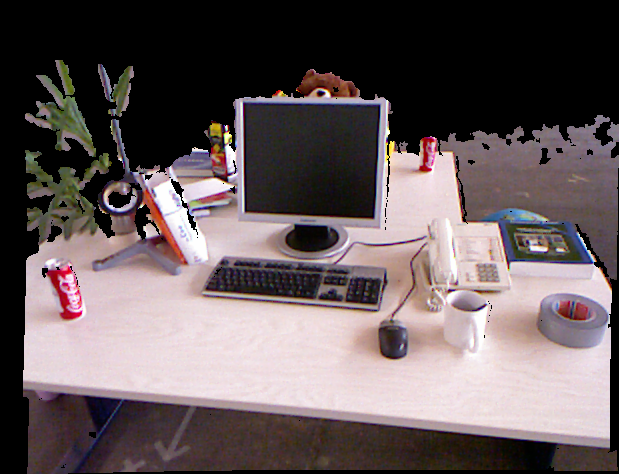
//> input picture new imageg.png, 619 x 474 px
$ ./fangshe 'new imageg.png' 1.png 1.png   (built with g++ and OpenCV 4)
//> lines starting //> are read from the running program, lines starting //| are printed output that depends on the picture
### functions.h
#ifndef lzy_functions
#define lzy_functions
#include <iostream>
#include <opencv2/core/core.hpp>
#include <opencv2/features2d/features2d.hpp>
#include <opencv2/highgui/highgui.hpp>
#include <opencv2/calib3d/calib3d.hpp>
#include <Eigen/Core>
#include <fstream>
#include <opencv2/opencv.hpp>
#include <list>
#include <chrono>
#include <cmath>


using namespace std;
using namespace cv;
using namespace Eigen;


void find_feature_matches (
    const Mat& img_1, const Mat& img_2,
    std::vector<KeyPoint>& keypoints_1,
    std::vector<KeyPoint>& keypoints_2,
    std::vector< DMatch >& matches );

void pose_estimation_2d2d (
   const  std::vector<KeyPoint> & keypoints_1,
    const std::vector<KeyPoint> & keypoints_2,
    const std::vector< DMatch > & matches,
    Mat& R, Mat& t );

class imgdata
{
public:
  int row;
  int col;
  Eigen::Vector3d pixel;
};

class img_3d_data
{
public:
  Eigen::Vector3d position;
  Eigen::Vector3d pixel;
};


void foretest (const Mat& img_1) ;
void wraptest ( const Mat& img_1 );
vector<imgdata> get_img_data ( const Mat& img_1);

//process of calculation
vector<img_3d_data> get_3d_points ( const Mat& K,
		     const Mat& img_1,
		     const Mat& depth );

Point2d pixel2cam ( const Point2d& p, const Mat& K );

Point2d cam2pixel ( const Mat& K, const Vector3d& p_c );

vector<img_3d_data> calculate_new_point_xyz_rgb( const Mat& R, const Mat& t, const vector<img_3d_data>& point_xyz_rgb );


vector<imgdata> reget_2d_points ( const Mat& K,
		       const vector<img_3d_data>& new_point_xyz_rgb );

//in progress


void draw_new_image(const vector<imgdata>& imgdataset, int flag);


#endif

### functions.cpp
#include "functions.h"


vector<img_3d_data> calculate_new_point_xyz_rgb( const Mat& R, const Mat& t, const vector<img_3d_data>& point_xyz_rgb )
{
//   cv:waitKey(0);
  vector<img_3d_data> new_point_xyz_rgb;

  for ( img_3d_data pt:point_xyz_rgb )
  {
    img_3d_data new_pixel;

    Mat xyz = ( Mat_<double> ( 3,1 ) << pt.position[0], pt.position[1], pt.position[2] );
    Mat new_xyz = (R.t()*xyz)-t/5000;
//     cout << endl << new_xyz << " is the new 3d position." << endl;
//     waitKey(0);
//     Mat new_xyz = R*xyz+t;
    new_pixel.pixel = pt.pixel;
    new_pixel.position = Vector3d( new_xyz.at<double>(0,0),
						      new_xyz.at<double>(1,0),
						      new_xyz.at<double>(2,0));
    new_point_xyz_rgb.push_back(new_pixel);
  }

  return new_point_xyz_rgb;
}


vector<imgdata> reget_2d_points ( const Mat& K, const vector<img_3d_data>& new_point_xyz_rgb )
{

  vector<imgdata> new_point_uv_rgb;
  for ( img_3d_data pt:new_point_xyz_rgb )
  {
    imgdata new_pt;
    Point2d pt_uv;
    pt_uv = cam2pixel( K, pt.position );

    new_pt.row = pt_uv.x;
    new_pt.col = pt_uv.y;
    new_pt.pixel = pt.pixel;
    new_point_uv_rgb.push_back(new_pt);
  }
  return new_point_uv_rgb;
}

vector<img_3d_data> get_3d_points ( const Mat& K, const Mat& img_1, const Mat& depth )
{
   vector<img_3d_data> point_xyz_rgb;
  ushort mindep =10000;

  for (int row = 0; row<img_1.rows; row++)
    {
      for(int col = 0; col<img_1.cols; col++)
      {
	ushort dtest = depth.at<ushort>(row,col);

	     if ( dtest<100   )   // bad depth
            continue;
	if ( dtest<mindep )
	  mindep = dtest;
      }
    }
    cout << "min" << mindep << endl;

  for (int row = 0; row<img_1.rows; row++)
    {
      for(int col = 0; col<img_1.cols; col++)
      {
// 	 ushort d1 = depth.ptr<unsigned short> (col)[row];
	 ushort d1 = depth.at<ushort>(row,col);
// 	  if ( d1==0 )   // bad depth
	     if ( d1<100 || d1>5*mindep  )   // bad depth
            continue;

	  Point2d pixel_uv (row, col);
	  Point2d pixel_camera = pixel2cam ( pixel_uv, K );
	  double dd1 = double ( d1 ) /5000.0;

	  Vector3d pos ( pixel_camera.x*dd1, pixel_camera.y*dd1, dd1 );
	  img_3d_data pixel3ddata;
	  pixel3ddata.position = pos;
	  pixel3ddata.pixel = Vector3d(
	    img_1.at<Vec3b>(row, col)[0],
	    img_1.at<Vec3b>(row, col)[1],
	    img_1.at<Vec3b>(row, col)[2]);

	  point_xyz_rgb.push_back(pixel3ddata);
      }
    }
  cout << "3d extraction success" << endl;

  //test
  vector<imgdata> testdata;


 for (int row = 0; row<img_1.rows; row++)
    {
      for(int col = 0; col<img_1.cols; col++)
      {
// 	 ushort d1 = depth.ptr<unsigned short> (col)[row];
	 ushort d1 = depth.at<ushort>(row,col);
	  if ( d1<100 || d1>5*mindep )   // bad depth
	    continue;
	 imgdata testpixel;
	 testpixel.row = row;
	 testpixel.col = col;
	 testpixel.pixel = Vector3d(
	    img_1.at<Vec3b>(row, col)[0],
	    img_1.at<Vec3b>(row, col)[1],
	    img_1.at<Vec3b>(row, col)[2]);

	 testdata.push_back(testpixel);
      }
    }

    draw_new_image(testdata,0);
    cv::waitKey(0);

    return point_xyz_rgb;
}


// [89 lines left out: functions foretest, wraptest, not called in this run]


vector<imgdata> get_img_data ( const Mat& img_1 )
{
  vector<imgdata> imgdataset;


    for (int row = 0; row<img_1.rows; row++)
    {
      for(int col = 0; col<img_1.cols; col++)
      {
	imgdata pixeldata;
	pixeldata.row = row;
	pixeldata.col = col;
	pixeldata.pixel[0] = img_1.at<Vec3b>(row,col)[0];
	pixeldata.pixel[1] = img_1.at<Vec3b>(row,col)[1];
	pixeldata.pixel[2] = img_1.at<Vec3b>(row,col)[2];

	imgdataset.push_back(pixeldata);

      }
    }

  return imgdataset;
}

void draw_new_image(const vector< imgdata >& imgdataset, int flag)
{

  int rowmax = 0;
  int colmax = 0;
  for (auto pixel:imgdataset)
  {
    if(pixel.row>rowmax)
      rowmax = pixel.row;
    if(pixel.col>colmax)
      colmax = pixel.col;
  }

  Mat newimage(rowmax+1, colmax+1, CV_8UC3, Scalar(0,0,0));

    for (imgdata pixel:imgdataset)
  {
	newimage.at<Vec3b>(pixel.row,pixel.col)[0] = pixel.pixel[0];
	newimage.at<Vec3b>(pixel.row,pixel.col)[1] = pixel.pixel[1];
	newimage.at<Vec3b>(pixel.row,pixel.col)[2] = pixel.pixel[2];
  }

 string str = "new image";
  str+=rand();
  imshow(str, newimage);
  string write = str+".png";
  imwrite(write, newimage);

  if (flag==1)
  {
    str+=" after optimization";

    for(int times=0;times<10;times++)
    {
  for ( int row=1; row<newimage.rows-1; row++ )
  {
    for ( int col=1; col<newimage.cols-1; col++ )
    {
      if( newimage.at<Vec3b>(row,col)[0]==0
	&&newimage.at<Vec3b>(row,col)[1]==0
	&&newimage.at<Vec3b>(row,col)[2]==0)
      {
	for (int i=-1;i<2;i++)
	{
	  for(int j=-1;j<2;j++)
	  {
	    newimage.at<Vec3b>(row,col)[0] += newimage.at<Vec3b>(row+i,col+j)[0]/24;
	    newimage.at<Vec3b>(row,col)[1] += newimage.at<Vec3b>(row+i,col+j)[1]/24;
	    newimage.at<Vec3b>(row,col)[2] += newimage.at<Vec3b>(row+i,col+j)[2]/24;
	  }
	}
	for (int i=-2;i<3;i++)
	{
	  for(int j=-2;j<3;j++)
	  {
	    newimage.at<Vec3b>(row,col)[0] += newimage.at<Vec3b>(row+i,col+j)[0]/36;
	    newimage.at<Vec3b>(row,col)[1] += newimage.at<Vec3b>(row+i,col+j)[1]/36;
	    newimage.at<Vec3b>(row,col)[2] += newimage.at<Vec3b>(row+i,col+j)[2]/36;
	  }
	}
      }
    }
  }
    }

  imshow(str, newimage);
  string write2 = str+".png";
  imwrite(write2, newimage);
  }
}

Point2d pixel2cam ( const Point2d& p, const Mat& K )
{
    return Point2d
           (
               ( p.x - K.at<double> ( 0,2 ) ) / K.at<double> ( 0,0 ),
               ( p.y - K.at<double> ( 1,2 ) ) / K.at<double> ( 1,1 )
           );
}

Point2d cam2pixel ( const Mat& K, const Vector3d& p_c )
{
    return Point2d (
               K.at<double> ( 0,0 ) * p_c ( 0,0 ) / p_c ( 2,0 ) + K.at<double> ( 0,2 ),
               K.at<double> ( 1,1 ) * p_c ( 1,0 ) / p_c ( 2,0 ) + K.at<double> ( 1,2 )
           );
}

void find_feature_matches ( const Mat& img_1, const Mat& img_2,
                            std::vector<KeyPoint>& keypoints_1,
                            std::vector<KeyPoint>& keypoints_2,
                            std::vector< DMatch >& matches )
{
    //-- 初始化
    Mat descriptors_1, descriptors_2;
    // used in OpenCV3
    Ptr<FeatureDetector> detector = ORB::create();
    Ptr<DescriptorExtractor> descriptor = ORB::create();
    // use this if you are in OpenCV2
    // Ptr<FeatureDetector> detector = FeatureDetector::create ( "ORB" );
    // Ptr<DescriptorExtractor> descriptor = DescriptorExtractor::create ( "ORB" );
    Ptr<DescriptorMatcher> matcher  = DescriptorMatcher::create ( "BruteForce-Hamming" );
    //-- 第一步:检测 Oriented FAST 角点位置
    detector->detect ( img_1,keypoints_1 );
    detector->detect ( img_2,keypoints_2 );

    //-- 第二步:根据角点位置计算 BRIEF 描述子
    descriptor->compute ( img_1, keypoints_1, descriptors_1 );
    descriptor->compute ( img_2, keypoints_2, descriptors_2 );

    //-- 第三步:对两幅图像中的BRIEF描述子进行匹配，使用 Hamming 距离
    vector<DMatch> match;
    //BFMatcher matcher ( NORM_HAMMING );
    matcher->match ( descriptors_1, descriptors_2, match );

    //-- 第四步:匹配点对筛选
    double min_dist=10000, max_dist=0;

    //找出所有匹配之间的最小距离和最大距离, 即是最相似的和最不相似的两组点之间的距离
    for ( int i = 0; i < descriptors_1.rows; i++ )
    {
        double dist = match[i].distance;
        if ( dist < min_dist ) min_dist = dist;
        if ( dist > max_dist ) max_dist = dist;
    }

    printf ( "-- Max dist : %f \n", max_dist );
    printf ( "-- Min dist : %f \n", min_dist );

    //当描述子之间的距离大于两倍的最小距离时,即认为匹配有误.但有时候最小距离会非常小,设置一个经验值30作为下限.
    for ( int i = 0; i < descriptors_1.rows; i++ )
    {
        if ( match[i].distance <= max ( 2*min_dist, 30.0 ) )
        {
            matches.push_back ( match[i] );
        }
    }
}

### fangshe.cpp
#include <functions.h>

using namespace std;
using namespace cv;
using namespace Eigen;


void pose_estimation_2d2d (
   const  std::vector<KeyPoint> & keypoints_1,
    const std::vector<KeyPoint> & keypoints_2,
    const std::vector< DMatch > & matches,
    Mat& R, Mat& t );//放自己写的函数库里面不好使 因为调用了findEssentialMat和recoverPose

int main ( int argc, char** argv )
{
  //-- 读取图像
    Mat img_1 = imread ( argv[1], CV_LOAD_IMAGE_COLOR );
//> img_1 is the input picture: 474 rows x 619 cols, CV_8UC3; mean B, G, R 92.6, 90.9, 102.7
    Mat depth = imread ( argv[2], CV_LOAD_IMAGE_UNCHANGED );
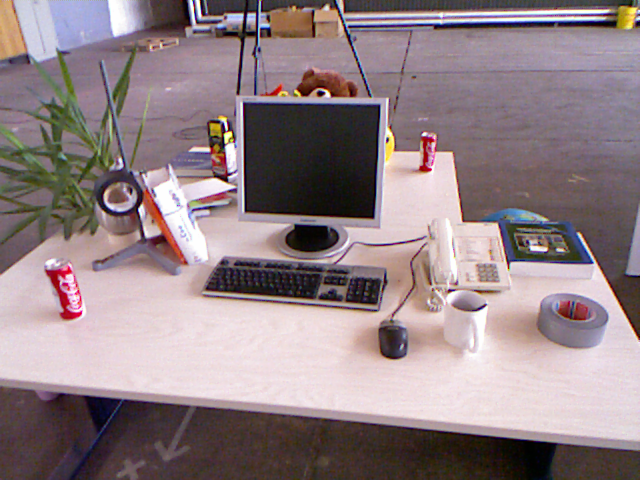
//> input picture 1.png, 640 x 480 px
//> depth is the input picture: 480 rows x 640 cols, CV_8UC3; mean B, G, R 133.9, 129.9, 146.3

    Mat img_2 = imread ( argv[3], CV_LOAD_IMAGE_COLOR );
    Mat K = ( Mat_<double> ( 3,3 ) << 520.9, 0, 325.1, 0, 521.0, 249.7, 0, 0, 1 );
    Mat R,t;
    vector<KeyPoint> keypoints_1, keypoints_2;
    vector<DMatch> matches;
    find_feature_matches ( img_1, img_2, keypoints_1, keypoints_2, matches );
//> in find_feature_matches, `detector->detect ( img_1,keypoints_1 );`: keypoints_1 = 500 keypoints; strongest (x, y, size): (195, 229, 31), (147, 178, 31), (148, 178, 37.2), (183, 206, 31)
//> in find_feature_matches, `detector->detect ( img_2,keypoints_2 );`: keypoints_2 = 500 keypoints; strongest (x, y, size): (323, 93, 31), (322, 92, 37.2), (230, 132, 31), (226, 128, 31)
//> in find_feature_matches, `matcher->match ( descriptors_1, descriptors_2, match );`: match = 500 matches
//> the loop in find_feature_matches, `for ( int i = 0; i < descriptors_1.rows; i++ )` made 500 passes
//> (dist, min_dist, max_dist) on pass 1: (69, 69, 69)
//> (dist, min_dist) on passes 2, 8, 17, 18, 69: (61, 61), (57, 57), (50, 50), (35, 35), (0, 0)
//> after the loop in find_feature_matches, `for ( int i = 0; i < descriptors_1.rows; i++ )`: min_dist = 0; max_dist = 91
//| -- Max dist : 91.000000
//| -- Min dist : 0.000000
//> after the loop in find_feature_matches, `for ( int i = 0; i < descriptors_1.rows; i++ )`: matches = 47 matches
//> matches = 47 matches
    cout<<"一共找到了"<<matches.size() <<"组匹配点"<<endl;
//| 一共找到了47组匹配点
    //-- 估计两张图像间运动
    pose_estimation_2d2d ( keypoints_1, keypoints_2, matches, R, t );
//> the loop in pose_estimation_2d2d, `for ( int i = 0; i < ( int ) matches.size(); i++ )` made 47 passes
//> in pose_estimation_2d2d, `essential_matrix = cv::findEssentialMat ( points1, points2, focal_leng..`: essential_matrix = [[-1.64e-16, -0.685, -0.000132], [0.685, -3.72e-17, 0.175], [0.000132, -0.175, -4.07e-18]]
//> in pose_estimation_2d2d, `cv::recoverPose ( essential_matrix, points1, points2, R, t, focal_leng..`: R = [[1, -2.37e-16, -2.5e-16], [1.01e-16, 1, -1.81e-16], [3.05e-16, 1.47e-16, 1]]; t = [-0.247, -0.000186, 0.969]
//| R is
//| [1, -2.368033069979902e-16, -2.498001805406602e-16;
//|  1.006613954517011e-16, 1, -1.81414128511137e-16;
//|  3.05311331771918e-16, 1.468822893174737e-16, 1]
//| t is
//| [-0.2469077125737582;
//|  -0.0001859846133726736;
//|  0.9690389810948361]
//> t = [-0.247, -0.000186, 0.969]
    cout << "success" << endl;
    imshow( "original", img_1 );
    imshow( "depth", depth );
    imshow( "real current image", img_2 );
//////////////////////////////////////////////////////////////////////////// prepariation for calculation. done
    vector<imgdata> imgdataset = get_img_data( img_1 );
//> after the loop in get_img_data, `for (int row = 0; row<img_1.rows; row++)`: imgdataset = 293406 items
//> imgdataset = 293406 items
////////////////////////////////////////////////////////////////////////////process of calculation
    vector<img_3d_data> point_xyz_rgb = get_3d_points( K, img_1, depth );
//> after the loop in get_3d_points, `for (int row = 0; row<img_1.rows; row++)`: mindep = 257
//| min257
//> after the loop in get_3d_points, `for (int row = 0; row<img_1.rows; row++)`: point_xyz_rgb = 2118 items
//> the loop in draw_new_image, `for (auto pixel:imgdataset)` made 2118 passes
//> colmax on passes 1, 2, 3, 4, 5, 6, 7, 8, 9, 10, 11, 231: 273, 276, 278, 279, 300, 302, 369, 387, 501, 503, 516, 597
//> after the loop in draw_new_image, `for (auto pixel:imgdataset)`: rowmax = 462; colmax = 618
//> in draw_new_image, `Mat newimage(rowmax+1, colmax+1, CV_8UC3, Scalar(0,0,0));`: newimage: 463 rows x 619 cols, CV_8UC3; every value is 0
//> after the loop in draw_new_image, `for (imgdata pixel:imgdataset)`:
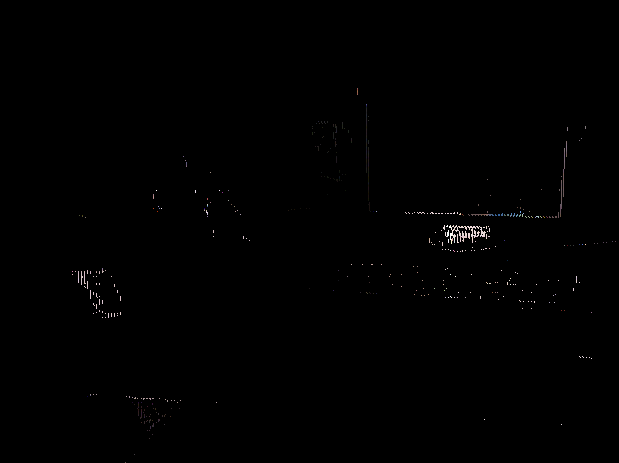
//> newimage: 463 rows x 619 cols, CV_8UC3; mean B, G, R 0.6, 0.6, 0.7
//> point_xyz_rgb = 2118 items
    vector<img_3d_data> new_point_xyz_rgb = calculate_new_point_xyz_rgb( R, t, point_xyz_rgb );
//> the loop in calculate_new_point_xyz_rgb, `for ( img_3d_data pt:point_xyz_rgb )` made 2118 passes
//> (xyz, new_xyz) on passes 2 to 4: ([-0.096, 0.00776, 0.154], [-0.0959, 0.00776, 0.154]), ([-0.096, 0.00835, 0.154], [-0.0959, 0.00835, 0.154]), ([-0.0417, 0.00376, 0.0668], [-0.0416, 0.00376, 0.0666])
//> new_point_xyz_rgb = 2118 items
    vector<imgdata> new_point_uv_rgb = reget_2d_points ( K, new_point_xyz_rgb );
//> the loop in reget_2d_points, `for ( img_3d_data pt:new_point_xyz_rgb )` made 2118 passes
//> (pt_uv, new_pt.row, new_pt.col) on passes 1 to 3: (Point(-0.361, 273), 0, 273), (Point(-0.243, 276), 0, 276), (Point(-0.243, 278), 0, 278)
//> new_point_uv_rgb = 2118 items
///////////////////////////////////////////////////////////////////////////calculation. done
////////////////////////////////////////////////////////optimization


////////////////////////////////////////////////////////optimization. done
    draw_new_image(new_point_uv_rgb, 1);//0=test  1=real
//> call 2 of draw_new_image, with flag = 1
//> the loop in draw_new_image (call 2), `for (auto pixel:imgdataset)` made 2118 passes
//> after the loop in draw_new_image (call 2), `for (auto pixel:imgdataset)`: rowmax = 462; colmax = 619
//> in draw_new_image (call 2), `Mat newimage(rowmax+1, colmax+1, CV_8UC3, Scalar(0,0,0));`: newimage: 463 rows x 620 cols, CV_8UC3; every value is 0
//> after the loop in draw_new_image (call 2), `for(int times=0;times<10;times++)`:
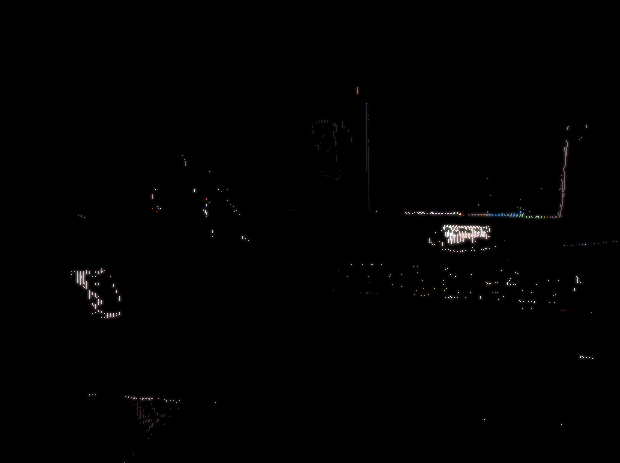
//> newimage: 463 rows x 620 cols, CV_8UC3; mean B, G, R 1.2, 1.1, 1.3
    waitKey(0);
    return 0;
}

void pose_estimation_2d2d ( const vector< KeyPoint >& keypoints_1, const vector< KeyPoint >& keypoints_2, const vector< DMatch >& matches, Mat& R, Mat& t )
{
    // 相机内参,TUM Freiburg2
    Mat K = ( Mat_<double> ( 3,3 ) << 520.9, 0, 325.1, 0, 521.0, 249.7, 0, 0, 1 );

    //-- 把匹配点转换为vector<Point2f>的形式
    vector<Point2d> points1;
    vector<Point2d> points2;

    for ( int i = 0; i < ( int ) matches.size(); i++ )
    {
        points1.push_back ( keypoints_1[matches[i].queryIdx].pt );
        points2.push_back ( keypoints_2[matches[i].trainIdx].pt );
    }

    //-- 计算本质矩阵
    Point2d principal_point ( 325.1, 249.7 );	//相机光心, TUM dataset标定值
    double focal_length = 521;			//相机焦距, TUM dataset标定值
    Mat essential_matrix;
    essential_matrix = cv::findEssentialMat ( points1, points2, focal_length, principal_point );

    //-- 从本质矩阵中恢复旋转和平移信息.
    cv::recoverPose ( essential_matrix, points1, points2, R, t, focal_length, principal_point );
    cout<<"R is "<<endl<<R<<endl;
    cout<<"t is "<<endl<<t<<endl;

}
